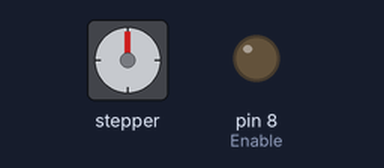
A sketch run on a simulated Arduino Uno, built with avr-gcc and run on an emulated ATmega328P. On the bench: stepper motor, output pins drawn as LEDs (lit = HIGH). Random numbers use the default seed unless the sketch sets one; stepper angles assume 200 steps per turn; what the sketch prints to the serial monitor is not drawn.

Above: at 0.1 s.
At 5.7 s:
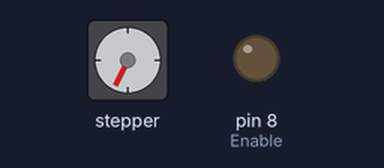
At 18.5 s:
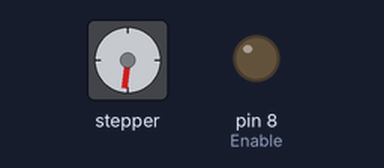
At 38.3 s:
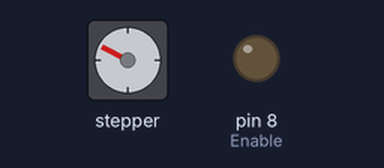
Timing chart, 0 to 40.0 s (numbered marks = the images above):
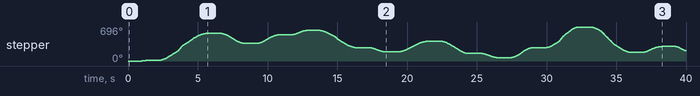

The sketch:

runStepper.ino
```cpp
#include <AccelStepper.h>
AccelStepper stepper(1,2,5);// pin 5 step, pin 4 dir

void setup() {
  Serial.begin(9600);
  pinMode(8,OUTPUT); // Enable
  digitalWrite(8,LOW); // Dặt Enable xuống low để khởi động động cơ
}

void loop() {
  if (stepper.distanceToGo() == 0)  //kiểm tra thử động cơ bước có còn đang chạy hay không, nếu không còn chạy thì...
  {
    delay(1000);
    stepper.moveTo(rand() % 400); //chuyển đến tọa độ 0 - 399 (Random)
    stepper.setMaxSpeed((rand() % 400) + 200);  //chỉnh tốc độ.
    stepper.setAcceleration((rand() % 200) + 100); //chỉnh gia tốc.
    //kiến thức về tốc độ và gia tốc là kiến thức cơ bản vật lý lớp 10, vì vậy, các bạn lớp 9 trở xuống muốn dùng động cơ bước thì nhớ tìm hiểu khái niệm này nhé. hehe
  }

  Serial.println(stepper.distanceToGo());
  stepper.run();  // phải có hàm này ở hàm loop với mỗi biến stepper thì nói mới chạy được
}
```
